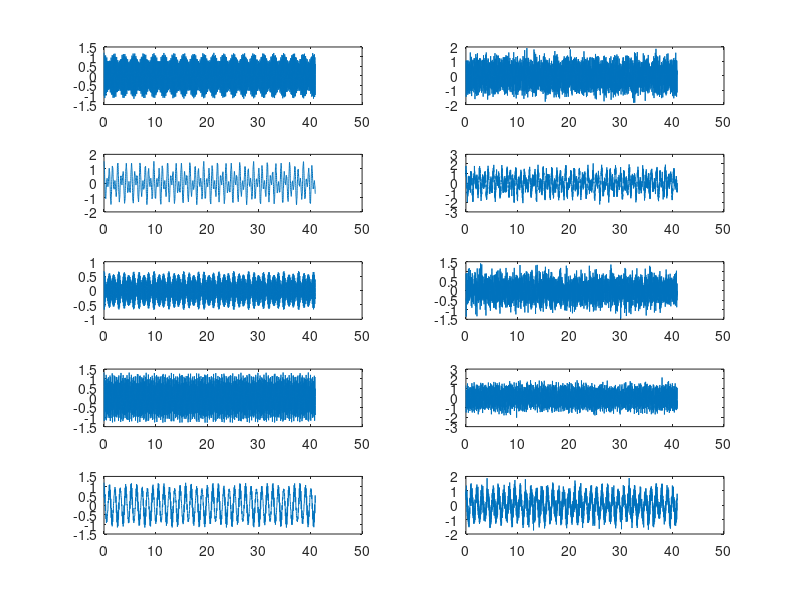

Write MATLAB code to recreate this figure.
%%

Fe = 100;
N = 4096;
T = N/Fe;

t = 0:T/N:T-T/N;



for i = 1:5
    fList = rand([3, 1])*10;
    AList = rand([3, 1]);
    s = AList(1)*cos(2*pi*fList(1)*t) + AList(2)*cos(2*pi*fList(2)*t) + AList(3)*cos(2*pi*fList(3)*t); 
    sB = s + wgn(1, 4096, -10);
    subplot(5, 2, 2*i-1)
    plot(t, s)
    subplot(5, 2, 2*i)
    plot(t, sB)
end


for i = 1:1000
    fList = rand([3, 1])*10;
    AList = rand([3, 1]);
    s = AList(1)*cos(2*pi*fList(1)*t) + AList(2)*cos(2*pi*fList(2)*t) + AList(3)*cos(2*pi*fList(3)*t);
    s = s + wgn(1, 4096, -10);
    sigList(i, :) = s;
end

 csvwrite('train.csv', sigList);